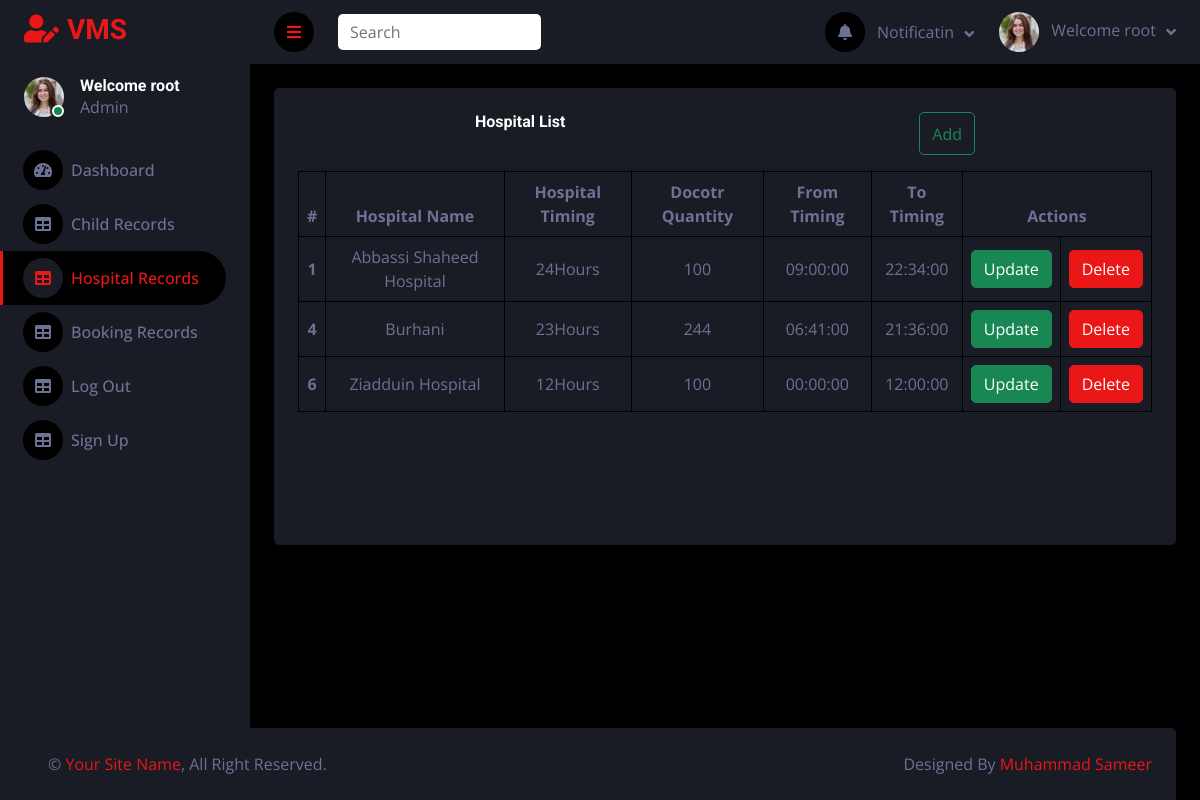
Page /hospital.php (signed in) on the committed database.
### tables this page shows
CREATE TABLE `hopital_list` (
  `hospital_id` int(11) NOT NULL,
  `hospital_name` varchar(50) NOT NULL,
  `hospital_timing` int(12) DEFAULT NULL,
  `doctor_counts` int(11) NOT NULL,
  `timing_from` time DEFAULT NULL,
  `timing_to` time DEFAULT NULL
);

### hospital.php (the view, shortened to what this page needs)
<!DOCTYPE html>
<html lang="en">
<head>
    <link href="https://cdnjs.cloudflare.com/ajax/libs/font-awesome/5.10.0/css/all.min.css" rel="stylesheet">
    <link href="https://cdn.jsdelivr.net/npm/bootstrap-icons@1.4.1/font/bootstrap-icons.css" rel="stylesheet">
    <link href="lib/owlcarousel/assets/owl.carousel.min.css" rel="stylesheet">
    <link href="lib/tempusdominus/css/tempusdominus-bootstrap-4.min.css" rel="stylesheet" />
    <link href="css/bootstrap.min.css" rel="stylesheet">
    <link href="css/style.css" rel="stylesheet">
</head>
<body>
    <div class="container-fluid position-relative d-flex p-0">
        <div class="sidebar pe-4 pb-3">
            <nav class="navbar bg-secondary navbar-dark">
                <a href="index.php" class="navbar-brand mx-4 mb-3">
                    <h3 class="text-primary"><i class="fa fa-user-edit me-2"></i>VMS</h3>
                </a>
                <div class="d-flex align-items-center ms-4 mb-4">
                    <div class="position-relative">
                        <img class="rounded-circle" src="img/testimonial-1.jpg" alt="" style="width: 40px; height: 40px;">
                        <div class="bg-success rounded-circle border border-2 border-white position-absolute end-0 bottom-0 p-1"></div>
                    </div>
                    <div class="ms-3">
                        <h6 class="mb-0"><?php if(isset($_SESSION['username'])){
    echo "Welcome ". $_SESSION["username"];}?></h6>
                        <span>Admin</span>
                    </div>
                </div>
                <div class="navbar-nav w-100">
                    <a href="index.php" class="nav-item nav-link"><i class="fa fa-tachometer-alt me-2"></i>Dashboard</a>
                    <a href="child.php" class="nav-item nav-link"><i class="fa fa-table me-2"></i>Child Records</a>
                    <a href="hospital.php" class="nav-item nav-link active"><i class="fa fa-table me-2"></i>Hospital Records</a>
                    <a href="booking-table.php" class="nav-item nav-link"><i class="fa fa-table me-2"></i>Booking Records</a>
                       <a href="logout.php" class="nav-item nav-link"><i class="fa fa-table me-2"></i>Log Out</a>
                <a href="signup.php" class="nav-item nav-link"><i class="fa fa-table me-2"></i>Sign Up</a>
                </div>
            </nav>
        </div>
        <div class="content">
            <?php
            require 'navbar.php';
            ?>
            <div class="container-fluid pt-4 px-4">
                <div class="row g-4">
                    <div class="col-12">
                        <div class="bg-secondary rounded h-100 p-4">
                            <div class="d-flex justify-content-around mb-3">
                                <h6 class="mb-4">Hospital List</h6>
                                <button type="button" class="btn btn-outline-success text-right" data-bs-toggle="modal" data-bs-target="#exampleModal">
                                    Add
                                </button>
                            </div>
                            <div class="table-responsive">
                                <table class="table text-center align-middle table-bordered table-hover mb-0 ">
                                    <thead>
                                        <tr>
                                            <th scope="col">#</th>
                                            <th scope="col">Hospital Name</th>
                                            <th scope="col">Hospital Timing</th>
                                            <th scope="col">Docotr Quantity</th>
                                            <th scope="col">From Timing</th>
                                            <th scope="col">To Timing</th>
                                            <th scope="col" colspan="3" class="text-center">Actions</th>
                                        </tr>
                                    </thead>
                                    <tbody>
                                        <?php
                                        require '_dbconnect.php';
                                        $sql = "SELECT * FROM `hopital_list`";
                                        $result = mysqli_query($conn, $sql);
                                        $num = mysqli_num_rows($result);
                                        if ($num > 0) {
                                            while ($row = mysqli_fetch_assoc($result)) {
                                                echo
                                                '<tr>
                                            <th scope="col">' . $row['hospital_id'] . '</th>
                                            <td>' . $row['hospital_name'] . '</td>
                                            <td>' . $row['hospital_timing'] .'Hours </td>
                                            <td>' . $row['doctor_counts'] . '</td>
                                            <td>' . $row['timing_from'] . '</td>
                                            <td>' . $row['timing_to'] . '</td>
                                            <td><a href="" type="button" class="btn btn-success text-right" data-bs-toggle="modal" data-bs-target="#updatemodal' . $row["hospital_id"] . '">Update</a></td>
                                            <td><a href="hospital_delete.php?id=' . $row["hospital_id"] . '" type="button" class="btn btn-primary text-right">Delete</a></td>
                                        </tr>
                                        <div class="modal fade" id="updatemodal' . $row["hospital_id"] . '" tabindex="-1" aria-labelledby="updatemodal' . $row["hospital_id"] . '" aria-hidden="true">
                                                            <input type="text" name="hname" value=' . $row["hospital_name"] . ' class="form-control" id="hname">
                                                            <input type="hidden" value=' . $row["hospital_id"] . ' name="updatedata"
                                                            <input type="number" value=' . $row["hospital_timing"] . ' name="htime" class="form-control" id="htime">
                                                            <input type="number" name="qty" value=' . $row["doctor_counts"] . ' class="form-control" id="qty">
                                                            <input type="time" name="fromtime" value=' . $row["timing_from"] . ' class="form-control" id="fromtime">
                                                            <input type="time" name="toTime" value=' . $row["timing_to"] . ' class="form-control" id="toTime">
                                    </div>';
                                            }
                                        }
                                        ?>
                                    </tbody>
                                </table>
                            </div>
                        </div>
                    </div>
                </div>
            </div>
            <div class="container-fluid pt-4 px-4 fixed-bottom">
                <div class="bg-secondary rounded-top p-4">
                    <div class="row">
                        <div class="col-12 col-sm-6 text-center text-sm-start">
                            &copy; <a href="#">Your Site Name</a>, All Right Reserved.
                        </div>
                        <div class="col-12 col-sm-6 text-center text-sm-end">
                            Designed By <a href="#">Muhammad Sameer</a>
                            <br>
                        </div>
                    </div>
                </div>
            </div>
        </div>
         </div>
</body>
</html>

### navbar.php (shortened to what this page needs)
<nav class="navbar navbar-expand bg-secondary navbar-dark sticky-top px-4 py-0">
                <a href="#" class="sidebar-toggler flex-shrink-0">
                    <i class="fa fa-bars"></i>
                </a>
                <form class="d-none d-md-flex ms-4">
                    <input class="form-control bg-dark border-0" name="search" type="search" placeholder="Search">
                </form>
                <div class="navbar-nav align-items-center ms-auto">
                    <div class="nav-item dropdown">
                        <a href="#" class="nav-link dropdown-toggle" data-bs-toggle="dropdown">
                            <i class="fa fa-bell me-lg-2"></i>
                            <span class="d-none d-lg-inline-flex">Notificatin</span>
                        </a>
                    </div>
                    <div class="nav-item dropdown">
                        <a href="#" class="nav-link dropdown-toggle" data-bs-toggle="dropdown">
                            <img class="rounded-circle me-lg-2" src="img/testimonial-1.jpg" alt="" style="width: 40px; height: 40px;">
                            <span class="d-none d-lg-inline-flex"><?php if(isset($_SESSION['username'])){
    echo "Welcome ". $_SESSION["username"];}?></span>
                        </a>
                    </div>
                </div>
            </nav>

### css/style.css (style rules this page uses)
:root { --primary: #EB1616; --secondary: #191C24; --light: #6C7293; --dark: #000000; }
.btn { transition: .5s; }
.sidebar { position: fixed; top: 0; left: 0; bottom: 0; width: 250px; height: 100vh; overflow-y: auto; background: var(--secondary); transition: 0.5s; z-index: 999; }
.content { margin-left: 250px; min-height: 100vh; background: var(--dark); transition: 0.5s; }
@media (min-width: 992px) { .sidebar { margin-left: 0; } }
@media (min-width: 992px) { .content { width: calc(100% - 250px); } }
.sidebar .navbar .navbar-nav .nav-link { padding: 7px 20px; color: var(--light); font-weight: 500; border-left: 3px solid var(--secondary); border-radius: 0 30px 30px 0; outline: none; }
.sidebar .navbar .navbar-nav .nav-link:hover, .sidebar .navbar .navbar-nav .nav-link.active { color: var(--primary); background: var(--dark); border-color: var(--primary); }
.sidebar .navbar .navbar-nav .nav-link i { width: 40px; height: 40px; display: inline-flex; align-items: center; justify-content: center; background: var(--dark); border-radius: 40px; }
.sidebar .navbar .navbar-nav .nav-link:hover i, .sidebar .navbar .navbar-nav .nav-link.active i { background: var(--secondary); }
.content .navbar .navbar-nav .nav-link { margin-left: 25px; padding: 12px 0; color: var(--light); outline: none; }
.content .navbar .sidebar-toggler, .content .navbar .navbar-nav .nav-link i { width: 40px; height: 40px; display: inline-flex; align-items: center; justify-content: center; background: var(--dark); border-radius: 40px; }
.content .navbar .dropdown-toggle::after { margin-left: 6px; vertical-align: middle; border: none; content: "\f107"; font-family: "Font Awesome 5 Free"; font-weight: 900; transition: .5s; }
.form-control { background-color: white !important; }

### rows in the picture
hopital_list: hospital_id "1", hospital_name "Abbassi Shaheed Hospital", hospital_timing "24", doctor_counts "100", timing_from "09:00:00", timing_to "22:34:00"
hopital_list: hospital_id "4", hospital_name "Burhani", hospital_timing "23", doctor_counts "244", timing_from "06:41:00", timing_to "21:36:00"
hopital_list: hospital_id "6", hospital_name "Ziadduin Hospital", hospital_timing "12", doctor_counts "100", timing_from "00:00:00", timing_to "12:00:00"

### other values in the picture
$_SESSION["username"] "root"
